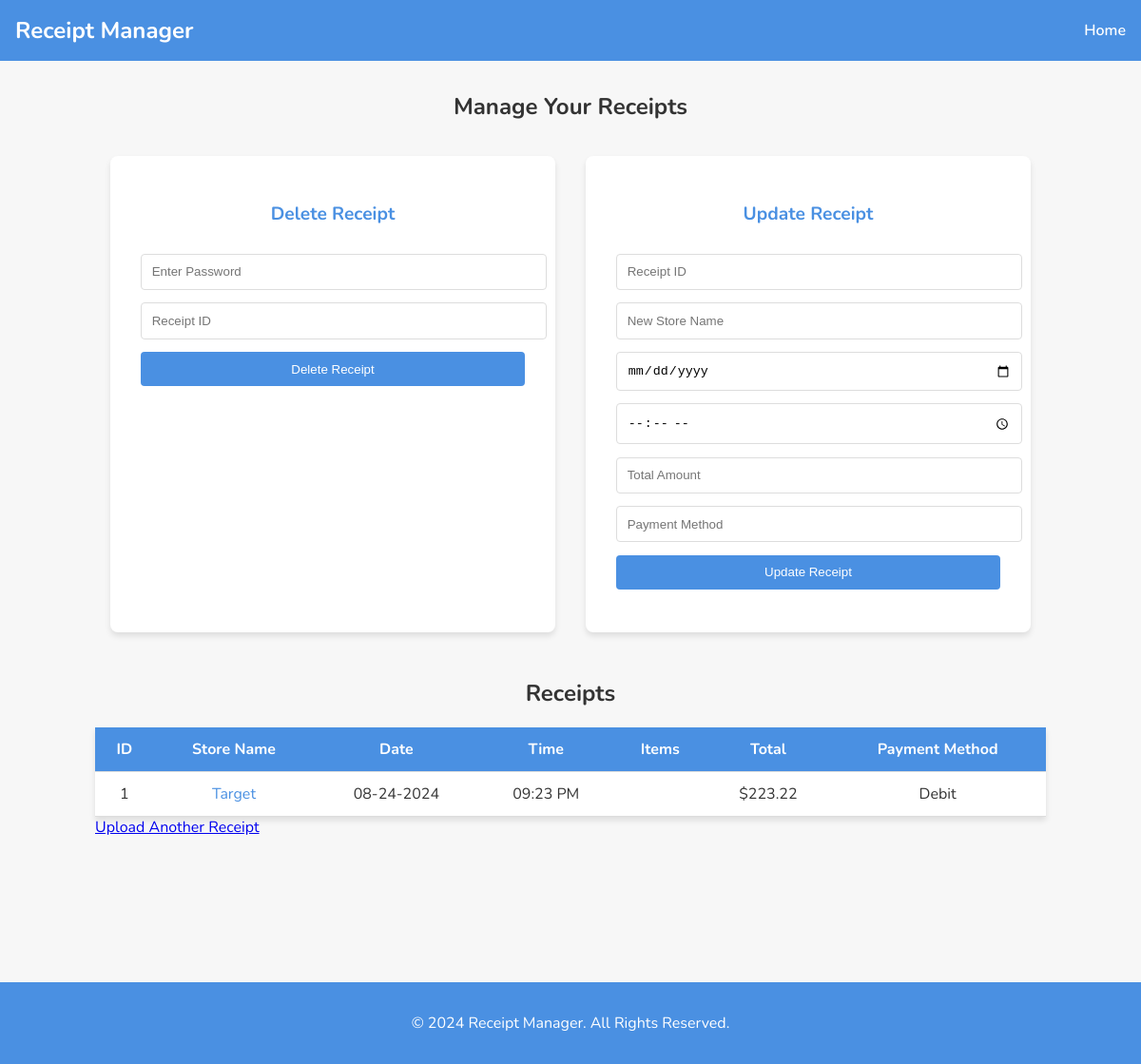
/receipts, run on an earlier commit of the app's database.
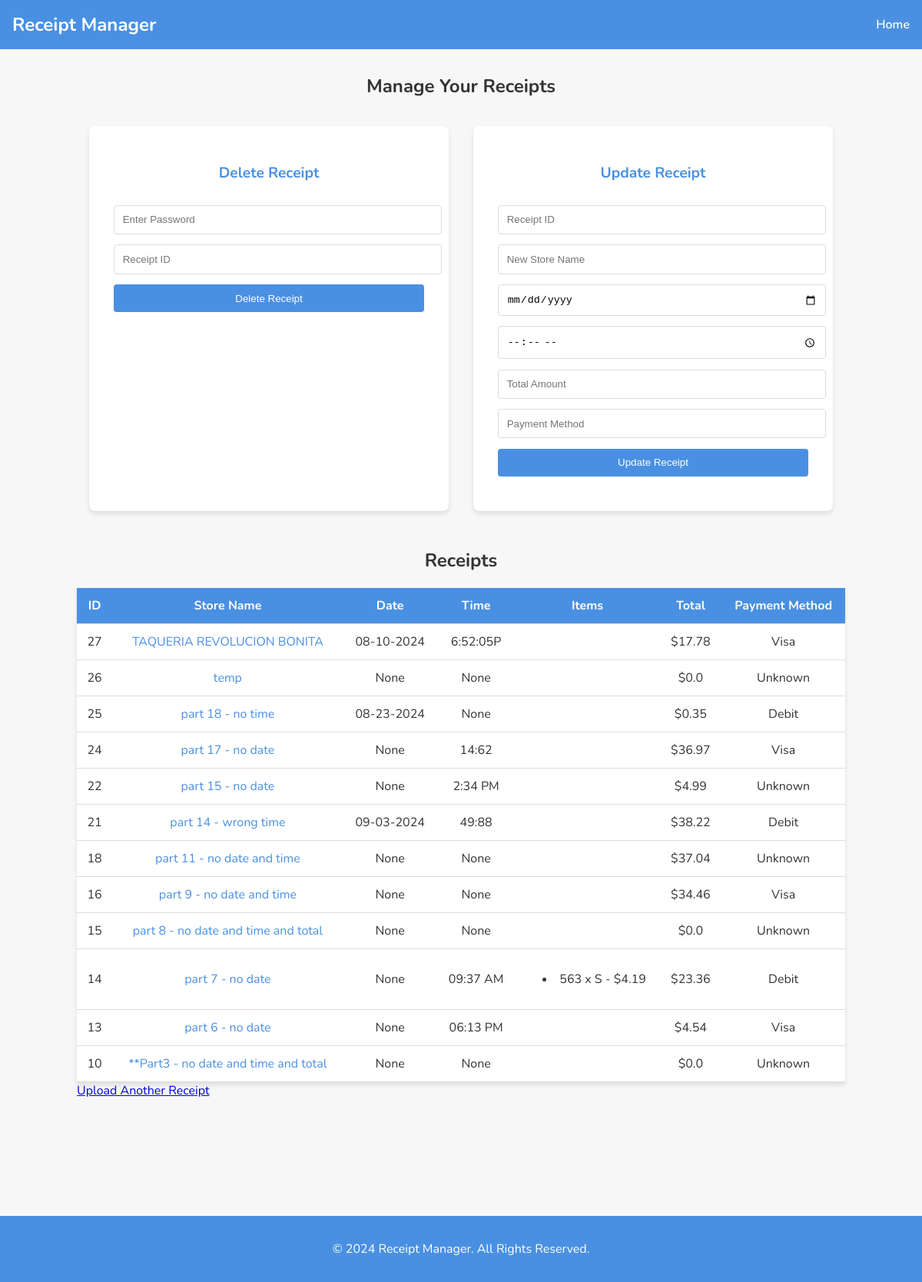
And on a later commit of the database.
### db.py (models this page shows)
class Receipt(Base):
    __tablename__ = 'receipts'
    id = Column(Integer, primary_key=True)
    store_name = Column(String)
    date = Column(String)
    time = Column(String)
    total = Column(Float)
    payment_method = Column(String)
    filepath = Column(String)
    items = relationship("Item", back_populates="receipt", cascade="all, delete-orphan")

class Item(Base):
    __tablename__ = 'items'
    item_id = Column(Integer, primary_key=True)
    receipt_id = Column(Integer, ForeignKey('receipts.id'))
    name = Column(String)
    quantity = Column(Integer)
    price = Column(Float)
    receipt = relationship("Receipt", back_populates="items")

### app.py (the view)
@app.route('/receipts')
def show_receipts():
    receipts = session.query(Receipt).all()
    return render_template('results.html', receipts=receipts)

### templates/results.html (shortened to what this page needs)
<!DOCTYPE html>
<html lang="en">
<head>
    <link rel="stylesheet" href="{{ url_for('static', filename='style2.css') }}">
</head>
<body>
    <header>
        <nav>
            <a href="{{ url_for('index') }}" class="logo">Receipt Manager</a>
            <a href="{{ url_for('index')}}" class="nav-link">Home</a>
        </nav>
    </header>
    <main>
        <section class="container">
            <h1 class="center">Manage Your Receipts</h1>
            <div class="forms-section">
                <div class="form-container">
                    <form action="/delete" method="POST" class="form" onsubmit="return validateForm(this);">
                        <h2>Delete Receipt</h2>
                        <input type="password" name="password" placeholder="Enter Password" required>
                        <input type="number" name="receipt_id" placeholder="Receipt ID" required>
                        <button type="submit" class="btn">Delete Receipt</button>
                    </form>
                </div>
                <div class="form-container">
                    <form action="/update" method="POST" class="form" onsubmit="return validateForm(this);">
                        <h2>Update Receipt</h2>
                        <input type="number" name="receipt_id" placeholder="Receipt ID" required>
                        <input type="text" name="store_name" placeholder="New Store Name">
                        <input type="date" name="date">
                        <input type="time" name="time">
                        <input type="number" min="0.01" step="0.01" name="total" placeholder="Total Amount">
                        <input type="text" name="payment_method" placeholder="Payment Method">
                        <button type="submit" class="btn">Update Receipt</button>
                    </form>
                </div>
            </div>
            <h2 class="center">Receipts</h2>
            <table class="receipt-table">
                <thead>
                    <tr>
                        <th>ID</th>
                        <th>Store Name</th>
                        <th>Date</th>
                        <th>Time</th>
                        <th>Items</th>
                        <th>Total</th>
                        <th>Payment Method</th>
                    </tr>
                </thead>
                <tbody>
                    {% for receipt in receipts|reverse %}
                    <tr>
                        <td>{{ receipt.id }}</td>
                        <td><a href={{ "display_image/"+receipt.id|string }}>{{ receipt.store_name }}</a></td>
                        <td>{{ receipt.date }}</td>
                        <td>{{ receipt.time }}</td>
                        <td>
                            <ul>
                                {% for item in receipt.items %}
                                <li>{{ item.quantity }} x {{ item.name }} - ${{ item.price }}</li>
                                {% endfor %}
                            </ul>
                        </td>
                        <td>${{ receipt.total }}</td>
                        <td>{{ receipt.payment_method }}</td>
                    </tr>
                    {% endfor %}
                </tbody>
            </table>
            <div class="center">
                <a href="{{ url_for('index') }}" class="btn">Upload Another Receipt</a>
            </div>
        </section>
    </main>
    <footer>
        <p>&copy; 2024 Receipt Manager. All Rights Reserved.</p>
    </footer>
</body>
</html>

### static/style2.css (style rules this page uses)
body { font-family: 'Nunito', sans-serif; background-color: #f7f7f7; margin: 0; padding: 0; color: #333; display: flex; flex-direction: column; min-height: 100vh; }
h1, h2 { color: #333; text-align: center; }
main { flex-grow: 1; }
.container { max-width: 1000px; margin: 2em auto; padding: 0 20px; }
nav { background-color: #4a90e2; padding: 1em; display: flex; justify-content: space-between; align-items: center; }
nav .logo { color: white; font-size: 1.5em; text-decoration: none; font-weight: bold; }
nav .nav-link { color: white; text-decoration: none; font-weight: 600; }
.forms-section { display: flex; justify-content: space-between; margin-bottom: 2em; }
.form-container { background-color: #fff; padding: 2em; box-shadow: 0 4px 6px rgba(0, 0, 0, 0.1); border-radius: 8px; width: 45%; margin: 1em; }
.form h2 { margin-bottom: 1.5em; font-size: 1.2em; color: #4a90e2; }
input, button { width: 100%; padding: 0.8em; margin-bottom: 1em; border: 1px solid #ddd; border-radius: 4px; }
button.btn { background-color: #4a90e2; color: white; border: none; cursor: pointer; }
footer { text-align: center; padding: 1em; background-color: #4a90e2; color: white; margin-top: 10%; width: auto; }
.receipt-table { width: 100%; border-collapse: collapse; background-color: white; box-shadow: 0 4px 6px rgba(0, 0, 0, 0.1); margin: 0; }
.receipt-table th, .receipt-table td { padding: 12px; border-bottom: 1px solid #ddd; text-align: center; }
.receipt-table th { background-color: #4a90e2; color: white; }
.receipt-table a { color: #4a90e2; text-decoration: none; }

What changed in the data, as far as the page shows it:
removed Receipt: id "1", store_name "Target", date "08-24-2024", time "09:23 PM", total "223.22", payment_method "Debit"
added Receipt: id "27", store_name "TAQUERIA REVOLUCION BONITA", date "08-10-2024", time "6:52:05P", total "17.78", payment_method "Visa"
added Receipt: id "26", store_name "temp", date "None", time "None", total "0.0", payment_method "Unknown"
added Receipt: id "25", store_name "part 18 - no time", date "08-23-2024", time "None", total "0.35", payment_method "Debit"
added Receipt: id "24", store_name "part 17 - no date", date "None", time "14:62", total "36.97", payment_method "Visa"
added Receipt: id "22", store_name "part 15 - no date", date "None", time "2:34 PM", total "4.99", payment_method "Unknown"
added Receipt: id "21", store_name "part 14 - wrong time", date "09-03-2024", time "49:88", total "38.22", payment_method "Debit"
added Receipt: id "18", store_name "part 11 - no date and time", date "None", time "None", total "37.04", payment_method "Unknown"
added Receipt: id "16", store_name "part 9 - no date and time", date "None", time "None", total "34.46", payment_method "Visa"
added Receipt: id "15", store_name "part 8 - no date and time and total", date "None", time "None", total "0.0", payment_method "Unknown"
added Receipt: id "14", store_name "part 7 - no date", date "None", time "09:37 AM", total "23.36", payment_method "Debit"
added Item: quantity "563", name "S", price "4.19"
added Receipt: id "13", store_name "part 6 - no date", date "None", time "06:13 PM", total "4.54", payment_method "Visa"
added Receipt: id "10", store_name "**Part3 - no date and time and total", date "None", time "None", total "0.0", payment_method "Unknown"
